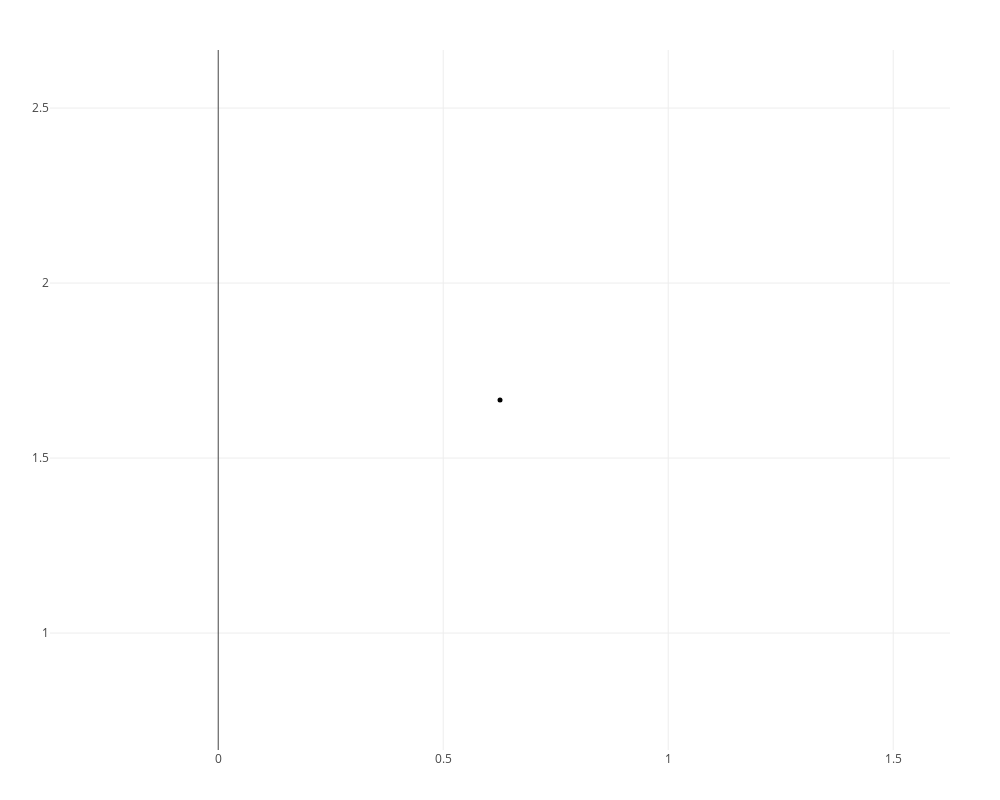

Notebook code for this chart:
### Markdown cell above
Only one most persistent feature in $H_{2}$.

### Code cell
persists2 = plotpersistencediagram_pjs(PH,dim=2)

### Figure 1 — Plotly figure (JSON) as saved in the notebook; plotly's stock layout.template omitted (floating-point values rounded to 4 significant figures)
{"data": [{"hoverinfo": "x+y+text", "marker": {"color": "black", "size": 5}, "mode": "markers", "text": ["class/size  1/202"], "textfont": {"family": "Raleway, sans-serif"}, "textposition": "top center", "type": "scatter", "x": [0.6262], "y": [1.666]}, {"hoverinfo": "x+text", "marker": {"color": "red", "size": 6}, "mode": "markers", "text": [], "textfont": {"family": "Raleway, sans-serif"}, "textposition": "top center", "type": "scatter", "x": [], "y": []}], "layout": {"height": 800, "hovermode": "closest", "margin": {"b": 50, "l": 50, "r": 50, "t": 50}, "scene": {"aspectmode": "manual", "aspectratio": {"x": null, "y": null}}, "showlegend": false, "width": 1000}}
